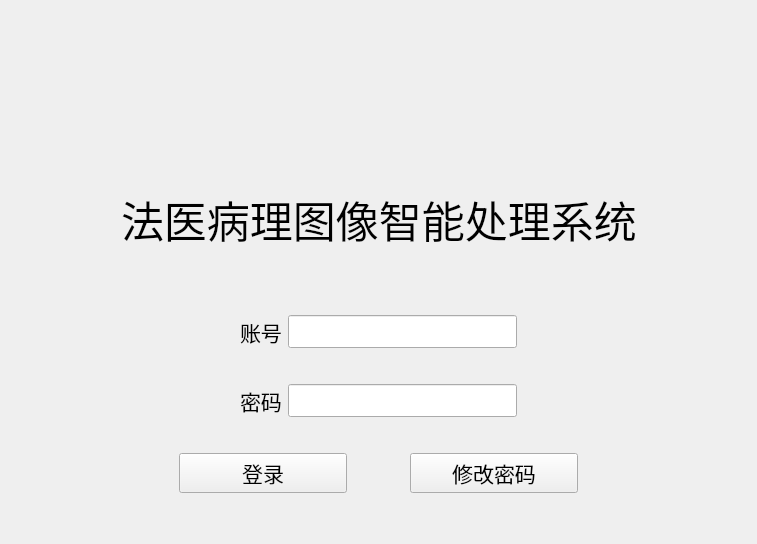
<?xml version="1.0" encoding="UTF-8"?>
<ui version="4.0">
 <class>loginAndUp</class>
 <widget class="QWidget" name="loginAndUp">
  <property name="geometry">
   <rect>
    <x>0</x>
    <y>0</y>
    <width>757</width>
    <height>544</height>
   </rect>
  </property>
  <property name="windowTitle">
   <string>Form</string>
  </property>
  <layout class="QVBoxLayout" name="verticalLayout_2">
   <item>
    <layout class="QVBoxLayout" name="verticalLayout" stretch="5,4,1,1,1,1,1,0,0">
     <item>
      <spacer name="verticalSpacer">
       <property name="orientation">
        <enum>Qt::Vertical</enum>
       </property>
       <property name="sizeHint" stdset="0">
        <size>
         <width>20</width>
         <height>40</height>
        </size>
       </property>
      </spacer>
     </item>
     <item>
      <layout class="QHBoxLayout" name="horizontalLayout_5">
       <item>
        <spacer name="horizontalSpacer_9">
         <property name="orientation">
          <enum>Qt::Horizontal</enum>
         </property>
         <property name="sizeHint" stdset="0">
          <size>
           <width>40</width>
           <height>20</height>
          </size>
         </property>
        </spacer>
       </item>
       <item>
        <widget class="QLabel" name="label_3">
         <property name="font">
          <font>
           <family>Arial</family>
           <pointsize>32</pointsize>
           <bold>false</bold>
          </font>
         </property>
         <property name="text">
          <string>法医病理图像智能处理系统</string>
         </property>
        </widget>
       </item>
       <item>
        <spacer name="horizontalSpacer_10">
         <property name="orientation">
          <enum>Qt::Horizontal</enum>
         </property>
         <property name="sizeHint" stdset="0">
          <size>
           <width>40</width>
           <height>20</height>
          </size>
         </property>
        </spacer>
       </item>
      </layout>
     </item>
     <item>
      <spacer name="verticalSpacer_3">
       <property name="orientation">
        <enum>Qt::Vertical</enum>
       </property>
       <property name="sizeHint" stdset="0">
        <size>
         <width>20</width>
         <height>40</height>
        </size>
       </property>
      </spacer>
     </item>
     <item>
      <layout class="QHBoxLayout" name="horizontalLayout_4">
       <item>
        <spacer name="horizontalSpacer_7">
         <property name="orientation">
          <enum>Qt::Horizontal</enum>
         </property>
         <property name="sizeHint" stdset="0">
          <size>
           <width>40</width>
           <height>20</height>
          </size>
         </property>
        </spacer>
       </item>
       <item>
        <widget class="QLabel" name="label">
         <property name="font">
          <font>
           <family>Arial</family>
           <pointsize>16</pointsize>
          </font>
         </property>
         <property name="text">
          <string>账号</string>
         </property>
        </widget>
       </item>
       <item>
        <widget class="QLineEdit" name="username_edit">
         <property name="font">
          <font>
           <pointsize>16</pointsize>
          </font>
         </property>
        </widget>
       </item>
       <item>
        <spacer name="horizontalSpacer_8">
         <property name="orientation">
          <enum>Qt::Horizontal</enum>
         </property>
         <property name="sizeHint" stdset="0">
          <size>
           <width>40</width>
           <height>20</height>
          </size>
         </property>
        </spacer>
       </item>
      </layout>
     </item>
     <item>
      <spacer name="verticalSpacer_4">
       <property name="orientation">
        <enum>Qt::Vertical</enum>
       </property>
       <property name="sizeHint" stdset="0">
        <size>
         <width>20</width>
         <height>40</height>
        </size>
       </property>
      </spacer>
     </item>
     <item>
      <layout class="QHBoxLayout" name="horizontalLayout_3">
       <item>
        <spacer name="horizontalSpacer_5">
         <property name="orientation">
          <enum>Qt::Horizontal</enum>
         </property>
         <property name="sizeHint" stdset="0">
          <size>
           <width>40</width>
           <height>20</height>
          </size>
         </property>
        </spacer>
       </item>
       <item>
        <widget class="QLabel" name="label_2">
         <property name="font">
          <font>
           <family>Arial</family>
           <pointsize>16</pointsize>
          </font>
         </property>
         <property name="text">
          <string>密码</string>
         </property>
        </widget>
       </item>
       <item>
        <widget class="QLineEdit" name="password_edit">
         <property name="font">
          <font>
           <pointsize>16</pointsize>
          </font>
         </property>
        </widget>
       </item>
       <item>
        <spacer name="horizontalSpacer_6">
         <property name="orientation">
          <enum>Qt::Horizontal</enum>
         </property>
         <property name="sizeHint" stdset="0">
          <size>
           <width>40</width>
           <height>20</height>
          </size>
         </property>
        </spacer>
       </item>
      </layout>
     </item>
     <item>
      <layout class="QHBoxLayout" name="horizontalLayout_2"/>
     </item>
     <item>
      <layout class="QHBoxLayout" name="horizontalLayout" stretch="3,3,1,3,3">
       <item>
        <spacer name="horizontalSpacer">
         <property name="orientation">
          <enum>Qt::Horizontal</enum>
         </property>
         <property name="sizeHint" stdset="0">
          <size>
           <width>40</width>
           <height>20</height>
          </size>
         </property>
        </spacer>
       </item>
       <item>
        <widget class="QPushButton" name="login_button">
         <property name="font">
          <font>
           <family>Arial</family>
           <pointsize>16</pointsize>
          </font>
         </property>
         <property name="text">
          <string>登录</string>
         </property>
        </widget>
       </item>
       <item>
        <spacer name="horizontalSpacer_3">
         <property name="orientation">
          <enum>Qt::Horizontal</enum>
         </property>
         <property name="sizeHint" stdset="0">
          <size>
           <width>40</width>
           <height>20</height>
          </size>
         </property>
        </spacer>
       </item>
       <item>
        <widget class="QPushButton" name="change_passwd_button">
         <property name="font">
          <font>
           <family>Arial</family>
           <pointsize>16</pointsize>
          </font>
         </property>
         <property name="text">
          <string>修改密码</string>
         </property>
        </widget>
       </item>
       <item>
        <spacer name="horizontalSpacer_2">
         <property name="orientation">
          <enum>Qt::Horizontal</enum>
         </property>
         <property name="sizeHint" stdset="0">
          <size>
           <width>40</width>
           <height>20</height>
          </size>
         </property>
        </spacer>
       </item>
      </layout>
     </item>
     <item>
      <spacer name="verticalSpacer_2">
       <property name="orientation">
        <enum>Qt::Vertical</enum>
       </property>
       <property name="sizeHint" stdset="0">
        <size>
         <width>20</width>
         <height>40</height>
        </size>
       </property>
      </spacer>
     </item>
    </layout>
   </item>
  </layout>
 </widget>
 <resources/>
 <connections/>
</ui>
